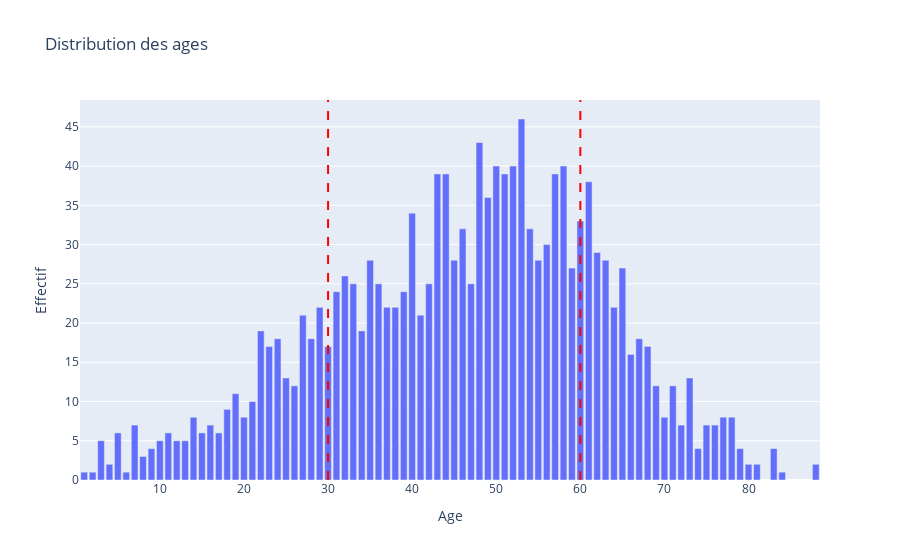

The code cell stored with this chart in its notebook:
### Code cell
utils.plot_age_dist(df, vlines=[30,60])

### Figure 1 — Plotly figure (JSON) as saved in the notebook; plotly's stock layout.template omitted (floating-point values rounded to 4 significant figures)
{"data": [{"type": "bar", "x": [1, 2, 3, 4, 5, 6, 7, 8, 9, 10, 11, 12, 13, 14, 15, 16, 17, 18, 19, 20, 21, 22, 23, 24, 25, 26, 27, 28, 29, 30, 31, 32, 33, 34, 35, 36, 37, 38, 39, 40, 41, 42, 43, 44, 45, 46, 47, 48, 49, 50, 51, 52, 53, 54, 55, 56, 57, 58, 59, 60, 61, 62, 63, 64, 65, 66, 67, 68, 69, 70, 71, 72, 73, 74, 75, 76, 77, 78, 79, 80, 81, 83, 84, 88], "y": [1, 1, 5, 2, 6, 1, 7, 3, 4, 5, 6, 5, 5, 8, 6, 7, 6, 9, 11, 8, 10, 19, 17, 18, 13, 12, 21, 18, 22, 17, 24, 26, 25, 19, 28, 25, 22, 22, 24, 34, 21, 25, 39, 39, 28, 32, 25, 43, 36, 40, 39, 40, 46, 32, 28, 30, 39, 40, 27, 33, 38, 29, 28, 22, 27, 16, 18, 17, 12, 8, 12, 7, 13, 4, 7, 7, 8, 8, 4, 2, 2, 4, 1, 2]}], "layout": {"shapes": [{"line": {"color": "red", "dash": "dash"}, "type": "line", "x0": 30, "x1": 30, "xref": "x", "y0": 0, "y1": 1, "yref": "y domain"}, {"line": {"color": "red", "dash": "dash"}, "type": "line", "x0": 60, "x1": 60, "xref": "x", "y0": 0, "y1": 1, "yref": "y domain"}], "showlegend": false, "title": {"text": "Distribution des ages"}, "xaxis": {"title": {"text": "Age"}}, "yaxis": {"title": {"text": "Effectif"}}}}
